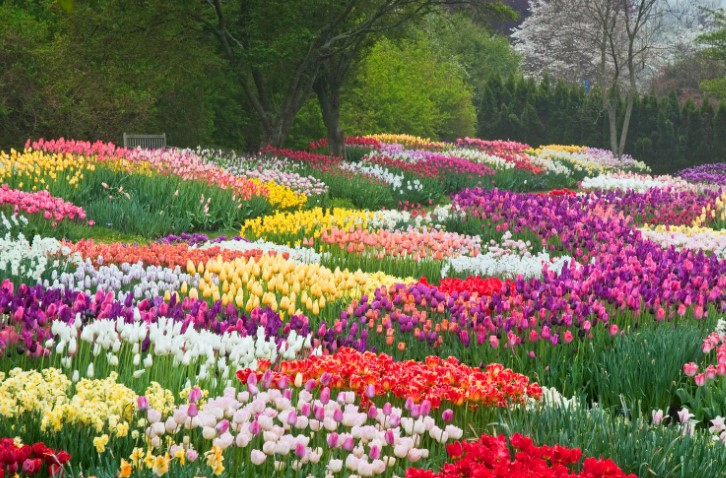
#> input picture 1.jpg, 726 x 478 px
$ python Task4_ComputerVision_And_IoT.py
#> lines starting #> are read from the running program, lines starting #| are printed output that depends on the picture
#!/usr/bin/env python
# coding: utf-8

# # THE SPARKS FOUNDATION
# ## TASK 4 : COMPUTER VISION AND IoT

# ## Color Identification in Images: Implement an image color detector which identifies all the colors in an image or video

# ### By SUPARNA SARKAR

# **Importing the libraries**

# In[1]:


import os
import warnings
import numpy as np
import matplotlib.pyplot as plt
from sklearn.cluster import KMeans
from collections import Counter
import cv2

get_ipython().run_line_magic('matplotlib', 'inline')


# **Reading an image**

# In[2]:


def read_n_get_image(file_path):
#> called with file_path = '1.jpg'
    image = cv2.imread(file_path)
#> image is the input picture: shape (478, 726, 3); mean B, G, R 87.6, 109.2, 125.7
    image = cv2.cvtColor(image, cv2.COLOR_BGR2RGB)
    return image


# In[3]:


image = read_n_get_image("1.jpg")
plt.imshow(image)


# **Resizing the image**

# In[4]:


# Resizing of image is done so that KMeans does not take too much time to return the prominent colors
image = cv2.resize(image, (500, 500))
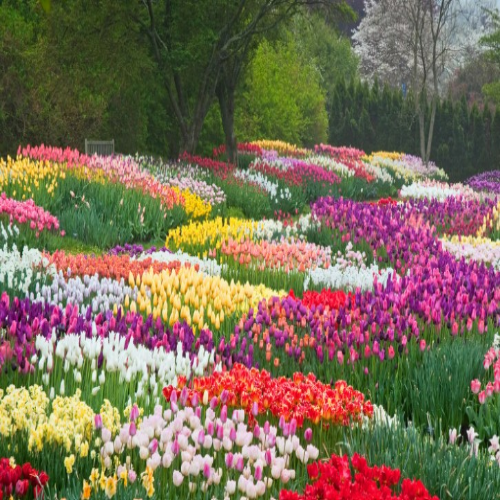
#> image: shape (500, 500, 3); mean R, G, B 125.6, 109, 87.5


# In[5]:


# Show the image after resizing
plt.imshow(image)


# **Creating the matrix of features for K-Means Algorithm**

# In[6]:


print(type(image))
#| <class 'numpy.ndarray'>
print(image)
#> (printed output is left out)
print(image.shape)
#| (500, 500, 3)


# In[7]:


# x is the matrix of features to be supplied to the KMeans Algorithm
x = image.reshape(image.shape[0]*image.shape[1],3)


# In[8]:


print(x)
#> (printed output is left out)


# **Building the KMeans Clustering Model to find out the top five prominent colors in the model**

# In[9]:


kmeans = KMeans(n_clusters=5)


# In[10]:


kmeans.fit(x)


# In[11]:


prominent_colors = kmeans.cluster_centers_
prominent_colors = prominent_colors.astype(int)
print(prominent_colors)


# In[12]:


plt.imshow([prominent_colors])
plt.axis('off')
plt.title("Prominent Colors")


# **Getting the ordering of prominency among the colors**

# In[13]:


# Get the number of pixels participating in each cluster
intensity_list = Counter(kmeans.labels_)
print(intensity_list)


# In[14]:


keys = list(intensity_list.keys())
values = list(intensity_list.values())
print(keys)
print(values)


# In[15]:


# Show the prominency levels on a bar graph
bar_graph = plt.bar(keys,values)
for x in range(0, len(prominent_colors)):
    bar_graph[x].set_color(prominent_colors[keys[x]].astype(float)/255.0)
plt.show(bar_graph)
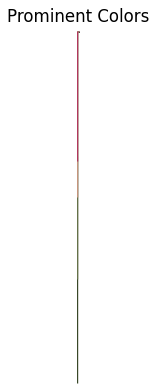
#> figure drawn by matplotlib, 1 panel
